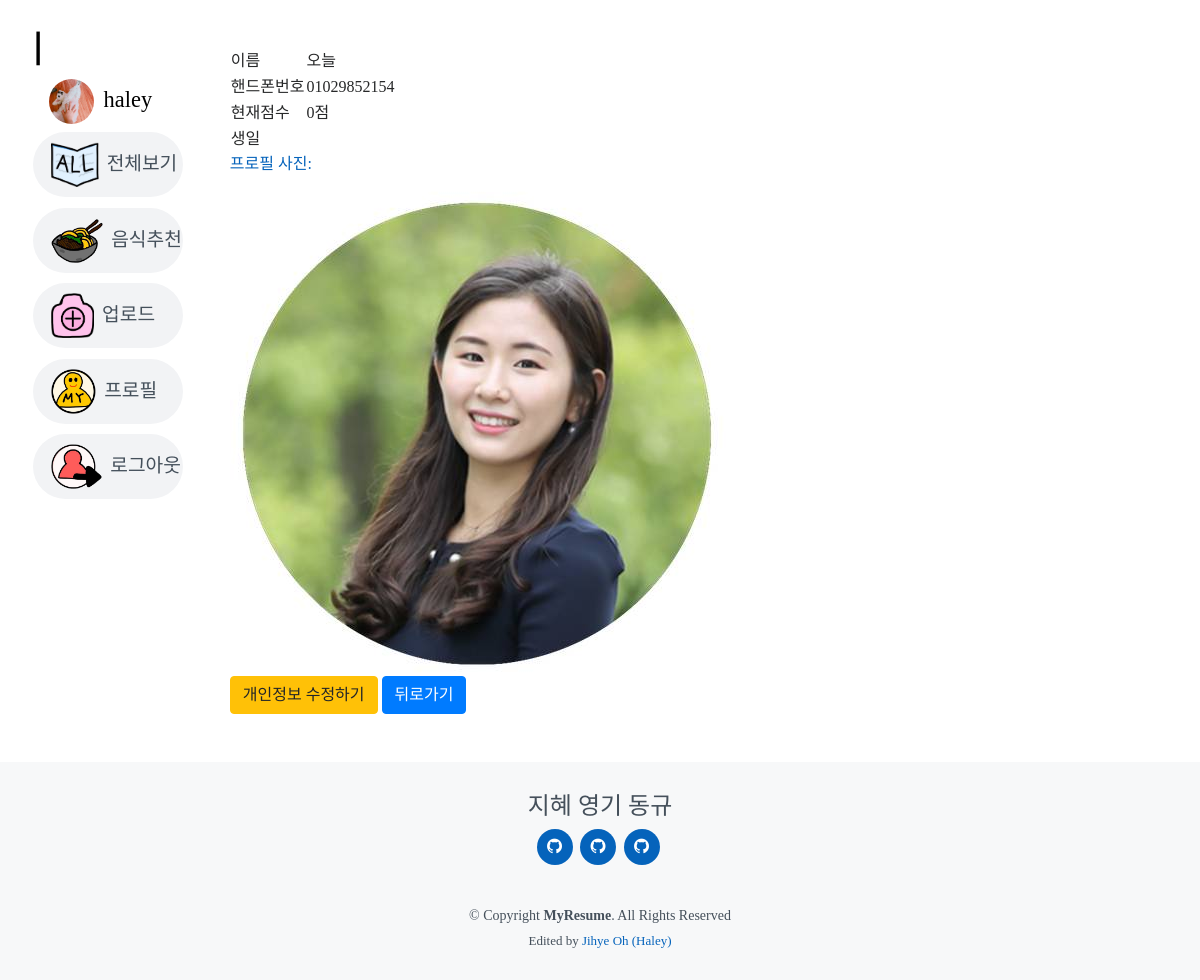
/accounts/오늘/ (signed in), run on the app's committed database.
### accounts/models.py (models this page shows)
class User(AbstractUser):
    user_phone = models.CharField(max_length=13)
    user_created = models.DateTimeField(auto_now_add=True)
    user_score = models.IntegerField(default=0)
    user_profile_image = ProcessedImageField(
                    upload_to = 'user_profile_image',
                    processors=[ResizeToFill(500, 500)],
                    format='JPEG',
                    options={
                        'quality': 70},
                    default='default.png'
    )
    followers = models.ManyToManyField(settings.AUTH_USER_MODEL, related_name='followings')
    user_intro = models.CharField(max_length=40)

### accounts/views.py (the view)
# urls.py: path('<str:username>/', views.detail, name='detail'),
@login_required
def detail(request, username):
    rankings = user_ranking()
    user = User.objects.get(username=username)
    context = {
        'user' : user,
        'rankings' : rankings,
    }
    return render(request, 'accounts/detail.html', context)

### accounts/views.py (called while the page is built)
def user_ranking():
    User = get_user_model()
    users = User.objects.all()
    if len(users) >3:
        while len(users) == 3:
            del users[-1]
    ranking = {
        'ranking' : users,
    }
    return ranking

### accounts/templates/accounts/detail.html
{% extends 'base.html' %}
{% block content %}
    <table>
        <tr>
            <td>이름</td>
            <td>{{ user.username }}</td>
        </tr>
        <tr>
            <td>핸드폰번호</td>
            <td>{{ user.user_phone }}</td>
        </tr>
        <tr>
            <td>현재점수</td>
            <td>{{ user.user_score }}점</td>
        </tr>
        <tr>
            <td>생일 </td>
            <td>{{ user.user_birth }}</td>
        </tr>
    </table>
    <a class="d-block" href="{{ user.user_profile_image.url }}">프로필 사진:</a>
    <img class="d-block" src="{{ user.user_profile_image.url }}">
    <a class="btn btn-warning" href="{% url 'accounts:update' user.username %}">개인정보 수정하기</a>
    <a class="btn btn-primary" href="{% url 'foother-index' %}">뒤로가기</a>
{% endblock  %}

### foother/templates/_nav.html (shortened to what this page needs)
{% load static %}
  <header id="header" class="mt-2" >
  <link rel="stylesheet" href="https://use.fontawesome.com/releases/v5.13.1/css/all.css">
    <div class="nav-logo-title" data-aos="zoom-in" data-aos-delay="10">
      <a href="{% url 'foother-index' %}" style="color:black"><h1></h1><a>
    </div>
    <div class="text-left ml-3 mt-2 mb-2">
      {% if request.user.is_authenticated %}
          <a href="{% url 'accounts:profile' request.user.username %}" style="color:black; font-size:1.4rem">
          <img src="{{ request.user.user_profile_image.url }}" class="rounded-circle nav-user-icon mr-1">
          {{ request.user }}</a>
      {% endif %}
    </div>
    <nav class="nav-menu d-flex flex-column justify-content-flex-start">
      <ul>
        <li><a href="{% url 'maps:review-all' %}"><img src="{% static 'img/nav/all.png' %}" class="nav-icon mr-2 ">전체보기</a></li>
        <li><a href="{% url 'foother-index' %}"><img src="{% static 'img/nav/foodrec.png' %}" class="nav-icon mr-2 ">음식추천</a></li>
        {% if request.user.is_authenticated %}
        <li><a href="{% url 'maps:review-create' %}"><img src="{% static 'img/nav/upload.png' %}" class="nav-icon mr-2 ">업로드</a></li>
        <li><a href="{% url 'accounts:profile' request.user.username  %}"><img src="{% static 'img/nav/profile.png' %}" class="nav-icon mr-2">프로필</a></li>
        {% endif %}
      {% if request.user.is_authenticated %}
        <li><a href="{% url 'accounts:logout' %}"><img src="{% static 'img/nav/logout.png' %}" class="nav-icon mr-2 ">로그아웃</a></li>
      {% endif %}
      </ul>
    </nav>
  </header>

### foother/static/style/style.css (style rules this page uses)
body { font-family: 'InfinitySans-RegularA1'; color: #272829; }
a { color: #0563bb; }
#header { margin-left: 1.5%; width : 15%; position: fixed; top: 0; left: 0; bottom: 0; z-index: 9997; transition: all 0.5s; padding: 15px; overflow-y: auto; }
.nav-logo-title { background-size : cover; }
.nav-menu * { margin: 0; padding: 0; list-style: none; }
.nav-menu > ul > li { position: relative; white-space: nowrap; }
.nav-menu a { display: flex; align-items: center; color: #45505b; padding: 10px 18px; margin-bottom: 7%; transition: 0.3s; font-size: 1.2rem; border-radius: 40px; background: #f2f3f5; height: 50%; width: 100%; overflow: hidden; transition: 0.3s; }
@media (min-width: 992px) { .nav-menu a { width: 100%; } }
.nav-icon { height : 45px; }
.nav-user-icon { height : 45px; }

### data on the page
User: user.user_profile_image (picture), user "haley"
User: username "오늘", user_phone "01029852154", user_score "0", user_profile_image (picture)
